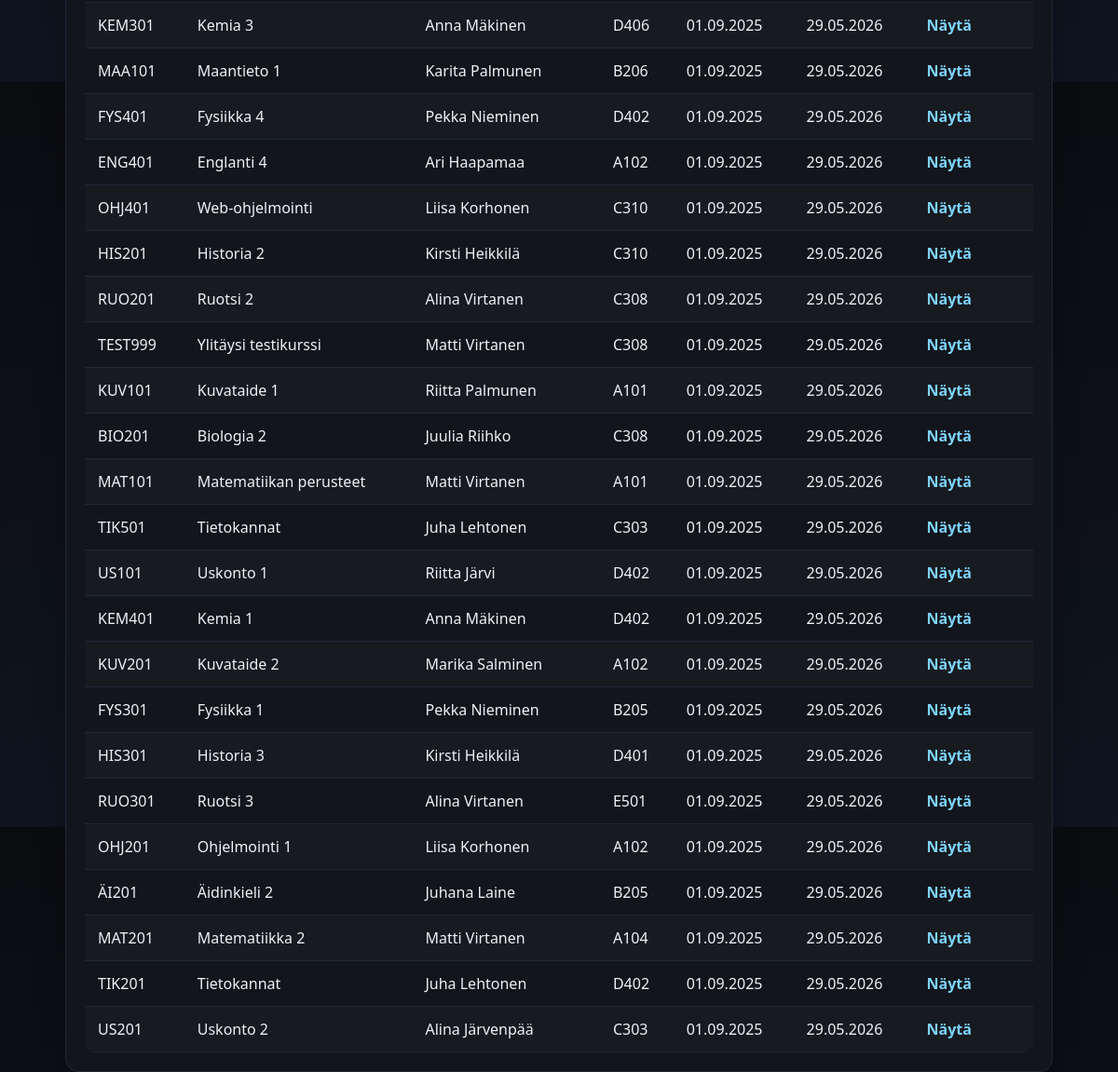
Page /kurssienhallinta/index.php (lower part) on the earlier database version.
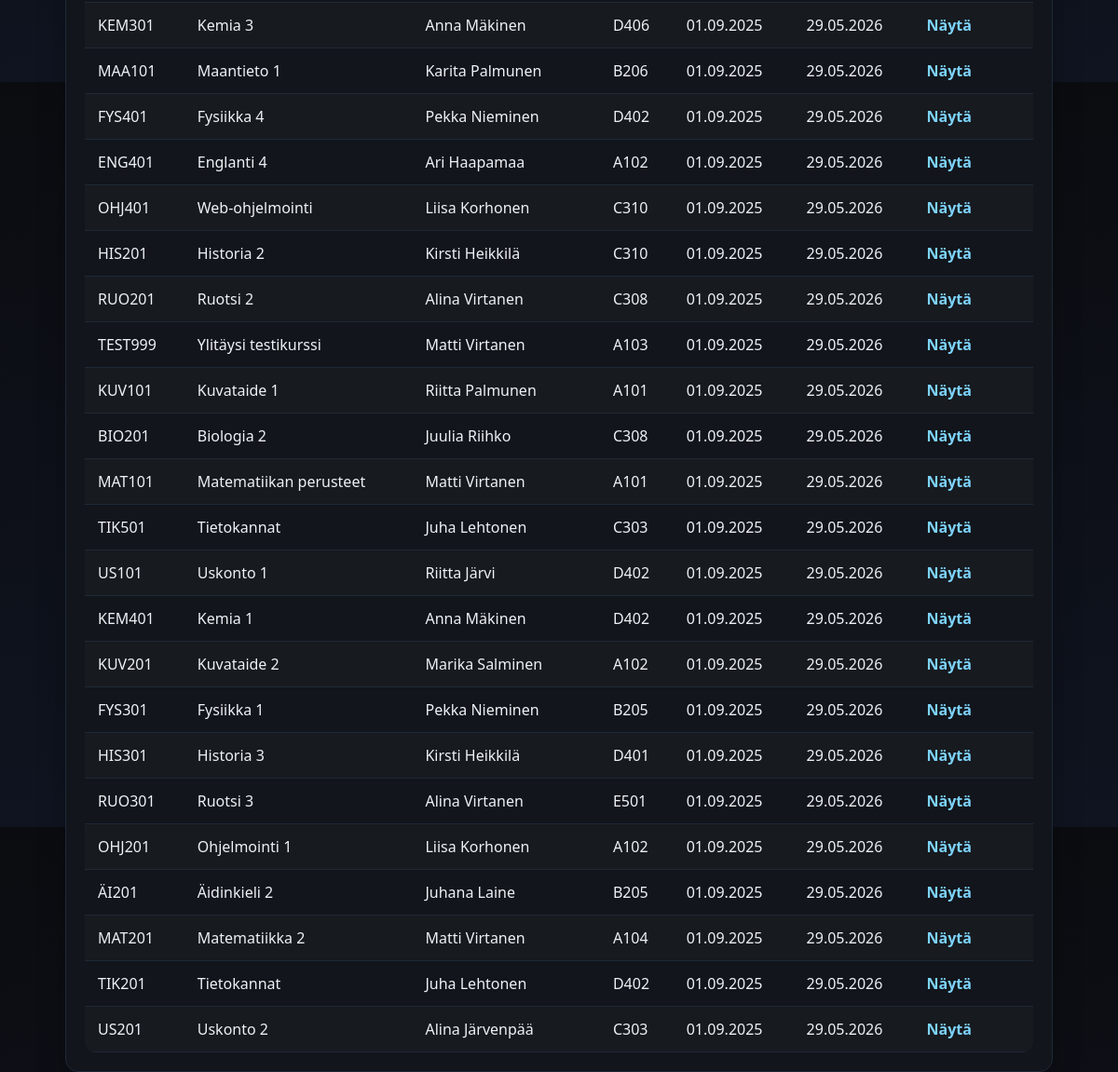
Same page on the later database version.
### tables this page shows
CREATE TABLE `kurssit` (
  `kurssi_id` int(11) NOT NULL,
  `kurssin_tunnus` varchar(20) NOT NULL,
  `kurssi_nimi` varchar(100) NOT NULL,
  `kurssikuvaus` text DEFAULT NULL,
  `aloituspaiva` date NOT NULL,
  `lopetuspaiva` date NOT NULL,
  `opettaja_id` int(11) NOT NULL,
  `tila_id` int(11) NOT NULL
);

CREATE TABLE `tilat` (
  `tila_id` int(11) NOT NULL,
  `tila_nimi` varchar(50) NOT NULL,
  `paikkoja` int(11) NOT NULL
);

CREATE TABLE `opettajat` (
  `opettaja_id` int(11) NOT NULL,
  `etunimi` varchar(50) NOT NULL,
  `sukunimi` varchar(50) NOT NULL,
  `aine` varchar(100) NOT NULL
);

### kurssienhallinta/index.php (the view, shortened to what this page needs)
<?php
function finDate($date) {
    return date("d.m.Y", strtotime($date));
}
$pdo = getPDO();
$stmt = $pdo->query("SELECT k.kurssi_id, k.kurssin_tunnus, k.kurssi_nimi, k.aloituspaiva, k.lopetuspaiva, o.etunimi AS op_etunimi, o.sukunimi AS op_sukunimi, t.tila_nimi
    FROM kurssit k
    JOIN opettajat o ON k.opettaja_id = o.opettaja_id
    JOIN tilat t ON k.tila_id = t.tila_id
    ORDER BY k.aloituspaiva ASC");
$kurssit = $stmt->fetchAll();
?>
<!doctype html>
<html lang="fi">
<head>
  <link rel="stylesheet" href="styles.css">
</head>
<body>
  <div class="container">
    <div class="card table-wrap">
      <table>
        <tbody>
          <?php foreach($kurssit as $k): ?>
          <tr>
            <td><?= htmlspecialchars($k['kurssin_tunnus']) ?></td>
            <td><?= htmlspecialchars($k['kurssi_nimi']) ?></td>
            <td><?= htmlspecialchars($k['op_etunimi'] . ' ' . $k['op_sukunimi']) ?></td>
            <td><?= htmlspecialchars($k['tila_nimi']) ?></td>
            <td><?= finDate($k['aloituspaiva']) ?></td>
            <td><?= finDate($k['lopetuspaiva']) ?></td>
            <td><a href="kurssi.php?id=<?= $k['kurssi_id'] ?>">Näytä</a></td>
          </tr>
          <?php endforeach; ?>
        </tbody>
      </table>
    </div>
  </div>
</body>
</html>

Differences in the rows shown:
changed kurssit "TEST999": tila.tila_nimi "C308" → "A103"
